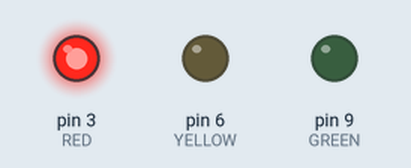
This sketch was run on a simulated Arduino Uno, built with avr-gcc and run on an emulated ATmega328P. Shown: output pins drawn as LEDs (lit = HIGH).

Above: at 2.5 s.
At 15.0 s:
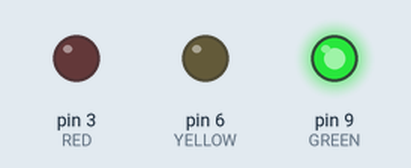
At 26.0 s:
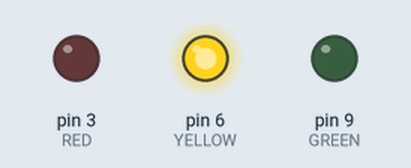
Timing chart, 0 to 35.1 s (numbered marks = the images above):
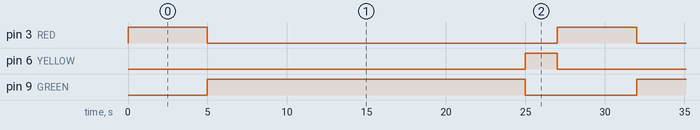

The sketch:

traffic_light.ino
```cpp
#define RED 3
#define YELLOW 6
#define GREEN 9

void setup() {
  pinMode(RED, OUTPUT);
  pinMode(YELLOW, OUTPUT);
  pinMode(GREEN, OUTPUT);
}

void loop() {
  digitalWrite(RED, HIGH);
  delay(5*1000);
  digitalWrite(RED, LOW);
  digitalWrite(GREEN, HIGH);
  delay(20*1000);
  digitalWrite(GREEN, LOW);
  digitalWrite(YELLOW, HIGH);
  delay(2*1000);
  digitalWrite(YELLOW, LOW);
}
```

Measured:
- by itself, pin 3 (RED): alternates HIGH for 5.0 s and LOW for 22.0 s
- by itself, pin 6 (YELLOW): alternates HIGH for 2.0 s and LOW for 25.0 s
- by itself, pin 9 (GREEN): alternates HIGH for 20.0 s and LOW for 7.0 s
